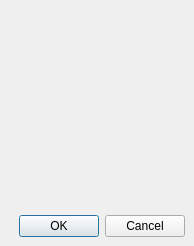
<ui version="4.0" >
 <comment>*********************************************************************
**
** Copyright (C) 1992-2007 Trolltech ASA. All rights reserved.
**
** This file is part of the Qt Designer of the Qt Toolkit.
**
** This file may be used under the terms of the GNU General Public
** License version 2.0 as published by the Free Software Foundation
** and appearing in the file LICENSE.GPL included in the packaging of
** this file.  Please review the following information to ensure GNU
** General Public Licensing requirements will be met:
** http://trolltech.com/products/qt/licenses/licensing/opensource/
**
** If you are unsure which license is appropriate for your use, please
** review the following information:
** http://trolltech.com/products/qt/licenses/licensing/licensingoverview
** or contact the sales department at sales@trolltech.com.
**
** In addition, as a special exception, Trolltech gives you certain
** additional rights. These rights are described in the Trolltech GPL
** Exception version 1.0, which can be found at
** http://www.trolltech.com/products/qt/gplexception/ and in the file
** GPL_EXCEPTION.txt in this package.
**
** In addition, as a special exception, Trolltech, as the sole copyright
** holder for Qt Designer, grants users of the Qt/Eclipse Integration
** plug-in the right for the Qt/Eclipse Integration to link to
** functionality provided by Qt Designer and its related libraries.
**
** Trolltech reserves all rights not expressly granted herein.
**
** This file is provided AS IS with NO WARRANTY OF ANY KIND, INCLUDING THE
** WARRANTY OF DESIGN, MERCHANTABILITY AND FITNESS FOR A PARTICULAR PURPOSE.
**
*********************************************************************</comment>
 <class>qdesigner_internal::QtBrushPatternDialog</class>
 <widget class="QDialog" name="qdesigner_internal::QtBrushPatternDialog" >
  <property name="geometry" >
   <rect>
    <x>0</x>
    <y>0</y>
    <width>194</width>
    <height>246</height>
   </rect>
  </property>
  <property name="windowTitle" >
   <string>Edit Color Pattern</string>
  </property>
  <layout class="QVBoxLayout" >
   <property name="margin" >
    <number>9</number>
   </property>
   <property name="spacing" >
    <number>6</number>
   </property>
   <item>
    <widget class="qdesigner_internal::QtBrushPatternEditor" name="brushPatternEditor" >
     <property name="sizePolicy" >
      <sizepolicy>
       <hsizetype>3</hsizetype>
       <vsizetype>3</vsizetype>
       <horstretch>0</horstretch>
       <verstretch>0</verstretch>
      </sizepolicy>
     </property>
    </widget>
   </item>
   <item>
    <widget class="QDialogButtonBox" name="buttonBox" >
     <property name="orientation" >
      <enum>Qt::Horizontal</enum>
     </property>
     <property name="standardButtons" >
      <set>QDialogButtonBox::Cancel|QDialogButtonBox::NoButton|QDialogButtonBox::Ok</set>
     </property>
    </widget>
   </item>
  </layout>
 </widget>
 <customwidgets>
  <customwidget>
   <class>qdesigner_internal::QtBrushPatternEditor</class>
   <extends>QFrame</extends>
   <header>qtbrushpatterneditor.h</header>
  </customwidget>
 </customwidgets>
 <resources/>
 <connections>
  <connection>
   <sender>buttonBox</sender>
   <signal>accepted()</signal>
   <receiver>qdesigner_internal::QtBrushPatternDialog</receiver>
   <slot>accept()</slot>
   <hints>
    <hint type="sourcelabel" >
     <x>69</x>
     <y>217</y>
    </hint>
    <hint type="destinationlabel" >
     <x>29</x>
     <y>243</y>
    </hint>
   </hints>
  </connection>
  <connection>
   <sender>buttonBox</sender>
   <signal>rejected()</signal>
   <receiver>qdesigner_internal::QtBrushPatternDialog</receiver>
   <slot>reject()</slot>
   <hints>
    <hint type="sourcelabel" >
     <x>133</x>
     <y>223</y>
    </hint>
    <hint type="destinationlabel" >
     <x>152</x>
     <y>244</y>
    </hint>
   </hints>
  </connection>
 </connections>
</ui>
